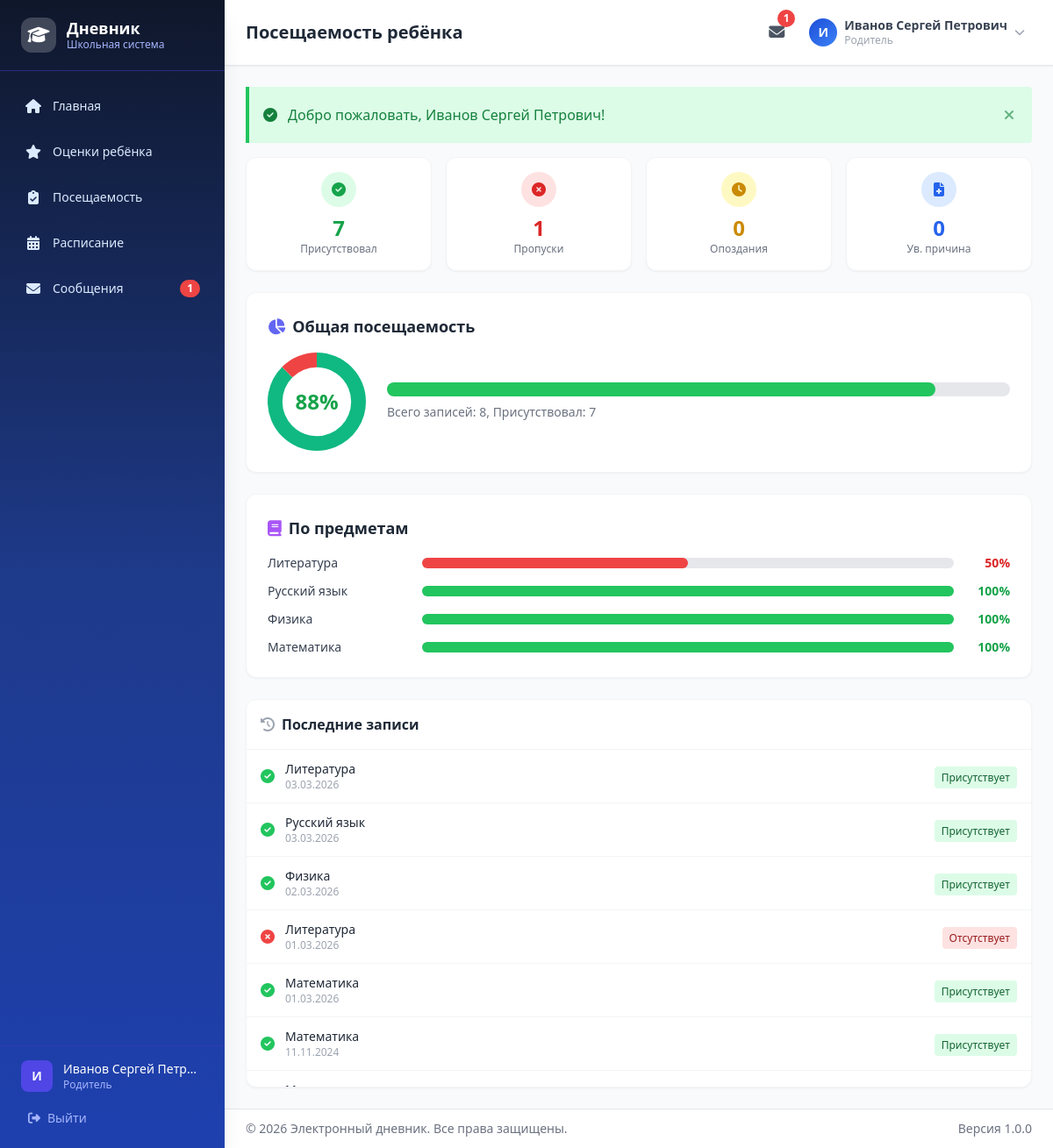
/attendance/my-attendance?student_id=2 (signed in), run on an earlier commit of the app's database.
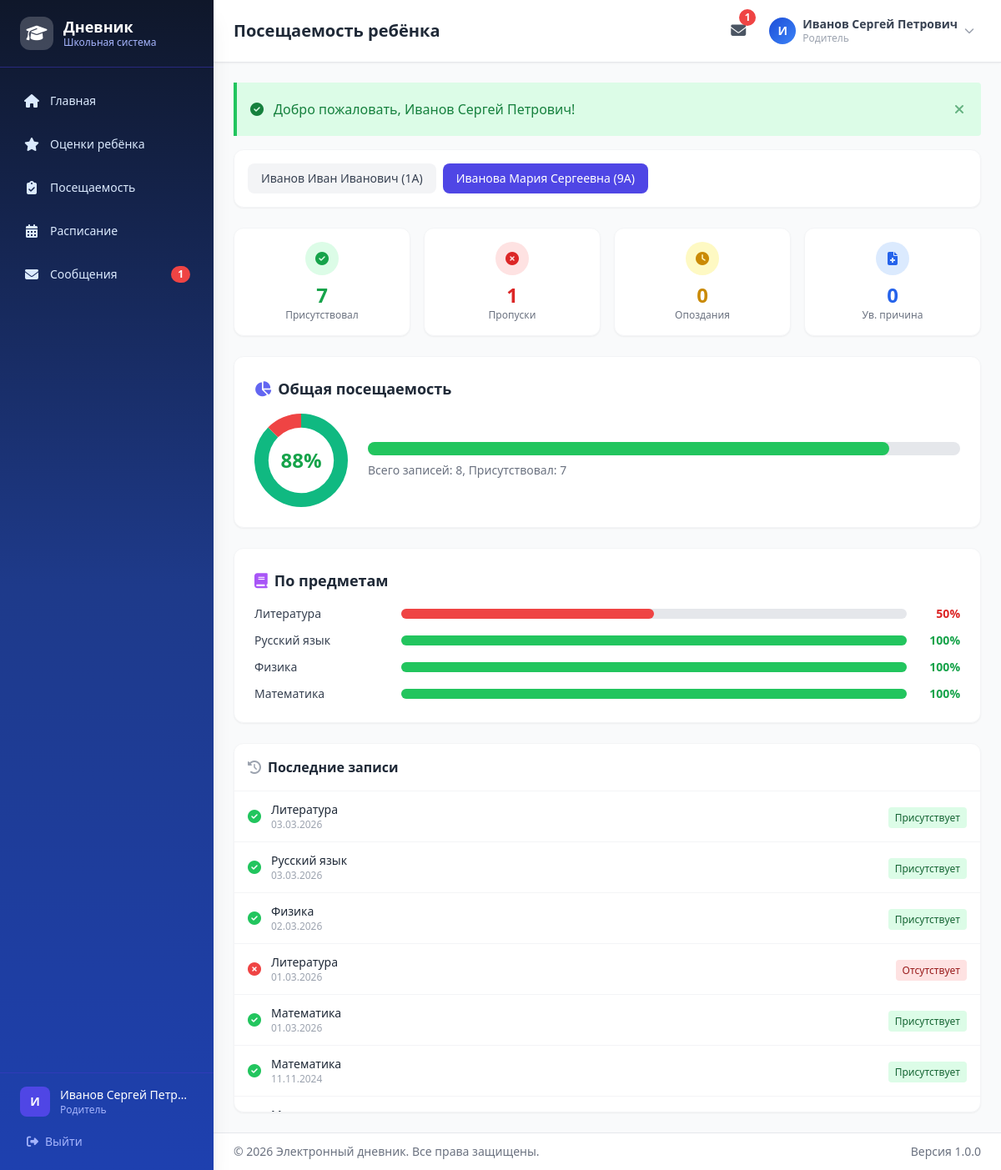
And on a later commit of the database.
### tables this page shows
CREATE TABLE `attendance` (
  `id` int NOT NULL,
  `student_id` int NOT NULL,
  `subject_id` int NOT NULL,
  `date` date NOT NULL,
  `status` enum('present','absent','late','excused') NOT NULL DEFAULT 'present',
  `comment` varchar(255) DEFAULT NULL,
  `marked_by` int DEFAULT NULL,
  `created_at` timestamp NULL DEFAULT CURRENT_TIMESTAMP
);

CREATE TABLE `subjects` (
  `id` int NOT NULL,
  `name` varchar(100) NOT NULL
);

CREATE TABLE `parent_student` (
  `id` int NOT NULL,
  `parent_user_id` int NOT NULL,
  `student_id` int NOT NULL,
  `relationship` varchar(50) DEFAULT NULL COMMENT 'Отец, Мать, Опекун и т.д.',
  `is_primary` tinyint(1) DEFAULT '0'
);

CREATE TABLE `users` (
  `id` int NOT NULL,
  `login` varchar(100) NOT NULL,
  `password_hash` varchar(255) NOT NULL,
  `full_name` varchar(255) NOT NULL,
  `email` varchar(255) DEFAULT NULL,
  `phone` varchar(20) DEFAULT NULL,
  `role_id` int NOT NULL,
  `is_active` tinyint(1) DEFAULT '1',
  `last_login` timestamp NULL DEFAULT NULL,
  `created_at` timestamp NULL DEFAULT CURRENT_TIMESTAMP,
  `updated_at` timestamp NULL DEFAULT CURRENT_TIMESTAMP ON UPDATE CURRENT_TIMESTAMP
);

CREATE TABLE `classes` (
  `id` int NOT NULL,
  `name` varchar(10) NOT NULL,
  `year` int NOT NULL,
  `class_teacher_id` int DEFAULT NULL
);

### controllers/AttendanceController.php (called while the page is built, shortened)
<?php
class AttendanceController {
    private $attendanceModel;
    private $studentModel;
    public function __construct() {
        require_once __DIR__ . '/../models/Attendance.php';
        require_once __DIR__ . '/../models/Student.php';
        $this->attendanceModel = new AttendanceModel();
        $this->studentModel = new Student();
    }
    public function myAttendance() {
        $role = currentRole();
        $studentId = null;
        $student = null;
        $children = [];
        if ($role === 'student') {
            $student = $this->studentModel->findByUserId(currentUserId());
            if ($student) $studentId = $student['id'];
        } elseif ($role === 'parent') {
            $children = $this->studentModel->getChildrenByParentId(currentUserId());
            $selectedStudentId = (int)get('student_id', 0);
            if ($selectedStudentId) {
                $childIds = array_column($children, 'id');
                if (in_array($selectedStudentId, $childIds)) {
                    $studentId = $selectedStudentId;
                    $student = $this->studentModel->findById($studentId);
                }
            } elseif (!empty($children)) {
                $studentId = $children[0]['id'];
                $student = $this->studentModel->findById($studentId);
            }
        }
        $attendanceRecords = [];
        $stats = null;
        if ($studentId) {
            $attendanceRecords = $this->attendanceModel->getByStudent($studentId);
            $stats = $this->attendanceModel->getStudentStats($studentId);
        }
        require __DIR__ . '/../views/layout/header.php';
        require __DIR__ . '/../views/attendance/my-attendance.php';
        require __DIR__ . '/../views/layout/footer.php';
    }
}

### config/database.php (called while the page is built, shortened)
<?php
function getDB() {
    static $pdo = null;
    if ($pdo === null) {
        $dsn = sprintf(
            'mysql:host=%s;port=%s;dbname=%s;charset=%s',
            DB_HOST, DB_PORT, DB_NAME, DB_CHARSET
        );
        $options = [
            PDO::ATTR_ERRMODE            => PDO::ERRMODE_EXCEPTION,
            PDO::ATTR_DEFAULT_FETCH_MODE => PDO::FETCH_ASSOC,
            PDO::ATTR_EMULATE_PREPARES   => false,
            PDO::MYSQL_ATTR_INIT_COMMAND => "SET NAMES " . DB_CHARSET,
        ];
        try {
            $pdo = new PDO($dsn, DB_USER, DB_PASS, $options);
        } catch (PDOException $e) {
            if (defined('APP_DEBUG') && APP_DEBUG) {
                die('Ошибка подключения к БД: ' . $e->getMessage());
            } else {
                die('Ошибка подключения к базе данных.');
            }
        }
    }
    return $pdo;
}

### models/Student.php (called while the page is built, shortened)
<?php
class Student {
    private $db;
    public function __construct() {
        $this->db = getDB();
    }
    public function findById($id) {
        $stmt = $this->db->prepare("
            SELECT s.*, u.full_name, u.email, u.login, c.name as class_name
            FROM students s
            JOIN users u ON s.user_id = u.id
            JOIN classes c ON s.class_id = c.id
            WHERE s.id = :id
        ");
        $stmt->execute([':id' => $id]);
        return $stmt->fetch();
    }
    public function getChildrenByParentId($parentUserId) {
        $stmt = $this->db->prepare("
            SELECT s.*, u.full_name, u.email, c.name as class_name,
                   ps.relationship
            FROM parent_student ps
            JOIN students s ON ps.student_id = s.id
            JOIN users u ON s.user_id = u.id
            JOIN classes c ON s.class_id = c.id
            WHERE ps.parent_user_id = :parent_user_id
            ORDER BY u.full_name
        ");
        $stmt->execute([':parent_user_id' => $parentUserId]);
        return $stmt->fetchAll();
    }
}

### models/Attendance.php (called while the page is built, shortened)
<?php
class AttendanceModel {
    private $db;
    public function __construct() {
        $this->db = getDB();
    }
    public function getByStudent($studentId, $subjectId = null, $dateFrom = null, $dateTo = null) {
        $where = ['a.student_id = :student_id'];
        $params = [':student_id' => $studentId];
        $whereStr = implode(' AND ', $where);
        $stmt = $this->db->prepare("
            SELECT a.*, s.name as subject_name
            FROM attendance a
            JOIN subjects s ON a.subject_id = s.id
            WHERE {$whereStr}
            ORDER BY a.date DESC, s.name
        ");
        $stmt->execute($params);
        return $stmt->fetchAll();
    }
    public function getStudentStats($studentId, $subjectId = null) {
        $where = ['a.student_id = :student_id'];
        $params = [':student_id' => $studentId];
        $whereStr = implode(' AND ', $where);
        $stmt = $this->db->prepare("
            SELECT
                COUNT(*) as total,
                SUM(CASE WHEN a.status = 'present' THEN 1 ELSE 0 END) as present,
                SUM(CASE WHEN a.status = 'absent' THEN 1 ELSE 0 END) as absent,
                SUM(CASE WHEN a.status = 'late' THEN 1 ELSE 0 END) as late,
                SUM(CASE WHEN a.status = 'excused' THEN 1 ELSE 0 END) as excused
            FROM attendance a
            WHERE {$whereStr}
        ");
        $stmt->execute($params);
        return $stmt->fetch();
    }
}

### includes/auth.php (called while the page is built, shortened)
<?php
function currentRole() {
    return $_SESSION['user_role'] ?? null;
}
function currentUserId() {
    return $_SESSION['user_id'] ?? null;
}

### views/attendance/my-attendance.php (the view, shortened to what the rows shown need)
<div class="space-y-6">
    <?php if ($role === 'parent' && count($children) > 1): ?>
    <div class="bg-white rounded-xl shadow-sm border border-gray-100 p-4">
        <div class="flex flex-wrap gap-2">
            <?php foreach ($children as $ch): ?>
            <a href="<?= url('attendance/my-attendance?student_id=' . $ch['id']) ?>"
               class="px-4 py-2 rounded-lg font-medium text-sm transition <?= $studentId == $ch['id'] ? 'bg-indigo-600 text-white' : 'bg-gray-100 text-gray-700 hover:bg-gray-200' ?>">
                <?= e($ch['full_name']) ?> (<?= e($ch['class_name']) ?>)
            </a>
            <?php endforeach; ?>
        </div>
    </div>
    <?php endif; ?>
    <?php if ($student && $stats): ?>
    <div class="bg-white rounded-xl shadow-sm border border-gray-100 overflow-hidden">
        <div class="divide-y divide-gray-100 max-h-96 overflow-y-auto">
            <?php foreach (array_slice($attendanceRecords, 0, 50) as $r): ?>
            <div class="flex items-center justify-between px-4 py-3 hover:bg-gray-50 transition">
                <div class="flex items-center gap-3">
                    <?= attendanceIcon($r['status']) ?>
                    <div>
                        <p class="font-medium text-gray-800 text-sm"><?= e($r['subject_name']) ?></p>
                        <p class="text-xs text-gray-400"><?= formatDate($r['date']) ?></p>
                    </div>
                </div>
                <div class="text-right">
                    <span class="px-2 py-1 rounded text-xs font-medium <?= attendanceColorClass($r['status']) ?>">
                        <?= attendanceStatusText($r['status']) ?>
                    </span>
                </div>
            </div>
            <?php endforeach; ?>
        </div>
    </div>
    <?php endif; ?>
</div>
<?php if ($student && $stats && $stats['total'] > 0): ?>
<script>
document.addEventListener('DOMContentLoaded', function() {
    const ctx = document.getElementById('attendancePie');
    if (!ctx) return;
    new Chart(ctx, {
        type: 'doughnut',
        data: {
            labels: ['Присутствовал', 'Пропуски', 'Опоздания', 'Ув. причина'],
            datasets: [{
                data: [<?= $stats['present'] ?>, <?= $stats['absent'] ?>, <?= $stats['late'] ?>, <?= $stats['excused'] ?>],
                backgroundColor: ['#10b981', '#ef4444', '#f59e0b', '#3b82f6'],
                borderWidth: 0,
            }]
        },
        options: {
            responsive: true,
            maintainAspectRatio: true,
            plugins: { legend: { display: false } },
            cutout: '70%',
        }
    });
});
</script>
<?php endif; ?>

### includes/helpers.php (shortened to what the rows shown need)
<?php
function url($route = '') {
    $base = rtrim(BASE_URL, '/');
    return $base . '/' . ltrim($route, '/');
}
function e($string) {
    return htmlspecialchars($string ?? '', ENT_QUOTES, 'UTF-8');
}
function formatDate($date, $format = 'd.m.Y') {
    return date($format, strtotime($date));
}
function attendanceColorClass($status) {
    switch ($status) {
        case 'present': return 'bg-green-100 text-green-800 border-green-300';
        case 'absent':  return 'bg-red-100 text-red-800 border-red-300';
    }
}
function attendanceStatusText($status) {
    switch ($status) {
        case 'present': return 'Присутствует';
        case 'absent':  return 'Отсутствует';
    }
}
function attendanceIcon($status) {
    switch ($status) {
        case 'present': return '<i class="fas fa-check-circle text-green-500"></i>';
        case 'absent':  return '<i class="fas fa-times-circle text-red-500"></i>';
    }
}
function get($key, $default = null) {
    return isset($_GET[$key]) ? trim($_GET[$key]) : $default;
}

What changed in the data, as far as the page shows it:
added parent_student: users.full_name "Иванов Иван Иванович", classes.name "1А"
added parent_student: users.full_name "Иванова Мария Сергеевна", classes.name "9А"
